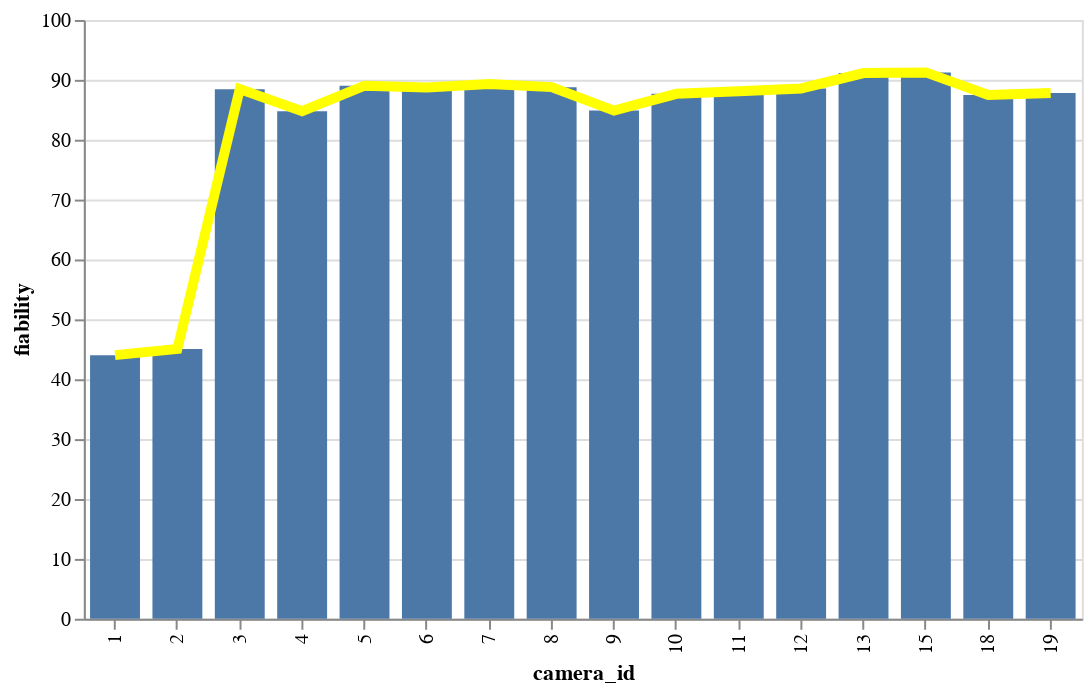

Notebook source saved alongside this figure:
### Code cell
graph_fiabilite_globale = alt.Chart(fiabilite_globale).mark_bar(size=25).encode(
                        x='camera_id:O',
                        y='fiability').properties(width=500)
graph_fiabilité_locale=alt.Chart(fiabilite_globale).mark_line(color='yellow', strokeWidth=5).encode(
                        x='camera_id:O',
                        y='fiability').properties(width=500)
graph_fiabilite_jour=alt.Chart(fiab_jour_cam_4).mark_line().encode(
                                alt.X('created'),
                                alt.Y('fiability', scale=alt.Scale(domain=(65,97))))
(graph_fiabilite_globale+graph_fiabilité_locale)

### Figure 1 — Vega-Lite specification as saved in the notebook (floating-point values rounded to 4 significant figures)
{"$schema": "https://vega.github.io/schema/vega-lite/v2.6.0.json", "config": {"view": {"height": 300, "width": 400}}, "datasets": {"data-0e9a666ba425af6f9208c7aff0d17d42": [{"camera_id": 1, "fiability": 44.03}, {"camera_id": 2, "fiability": 45.05}, {"camera_id": 3, "fiability": 88.45}, {"camera_id": 4, "fiability": 84.76}, {"camera_id": 5, "fiability": 89.01}, {"camera_id": 6, "fiability": 88.73}, {"camera_id": 7, "fiability": 89.32}, {"camera_id": 8, "fiability": 88.78}, {"camera_id": 9, "fiability": 84.87}, {"camera_id": 10, "fiability": 87.67}, {"camera_id": 11, "fiability": 88.11}, {"camera_id": 12, "fiability": 88.57}, {"camera_id": 13, "fiability": 91.13}, {"camera_id": 15, "fiability": 91.24}, {"camera_id": 18, "fiability": 87.46}, {"camera_id": 19, "fiability": 87.8}]}, "layer": [{"data": {"name": "data-0e9a666ba425af6f9208c7aff0d17d42"}, "encoding": {"x": {"field": "camera_id", "type": "ordinal"}, "y": {"field": "fiability", "type": "quantitative"}}, "mark": {"size": 25, "type": "bar"}, "width": 500}, {"data": {"name": "data-0e9a666ba425af6f9208c7aff0d17d42"}, "encoding": {"x": {"field": "camera_id", "type": "ordinal"}, "y": {"field": "fiability", "type": "quantitative"}}, "mark": {"color": "yellow", "strokeWidth": 5, "type": "line"}, "width": 500}]}
